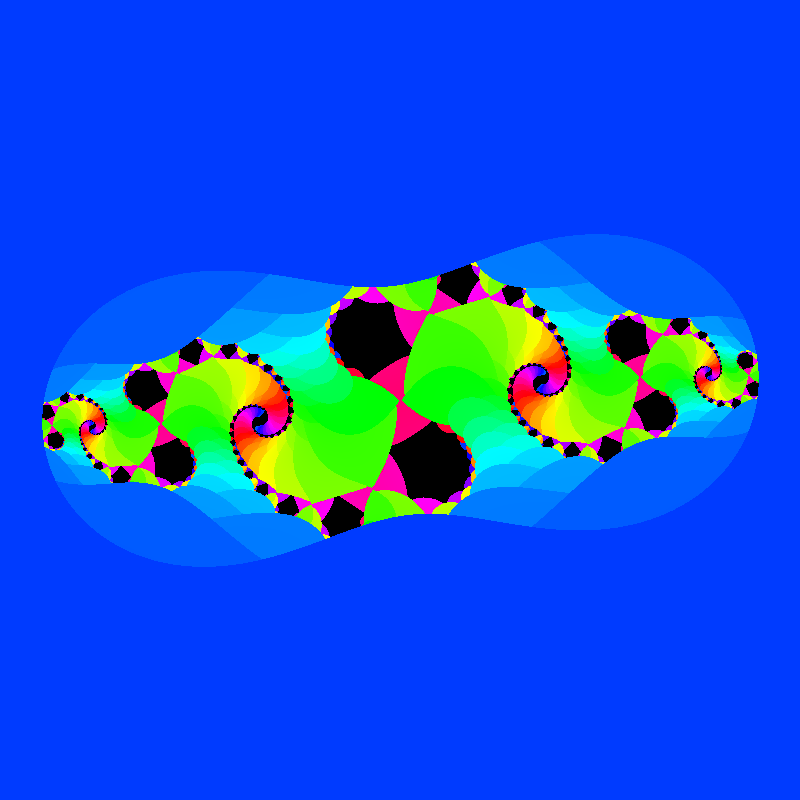
Frame 1 (no input)
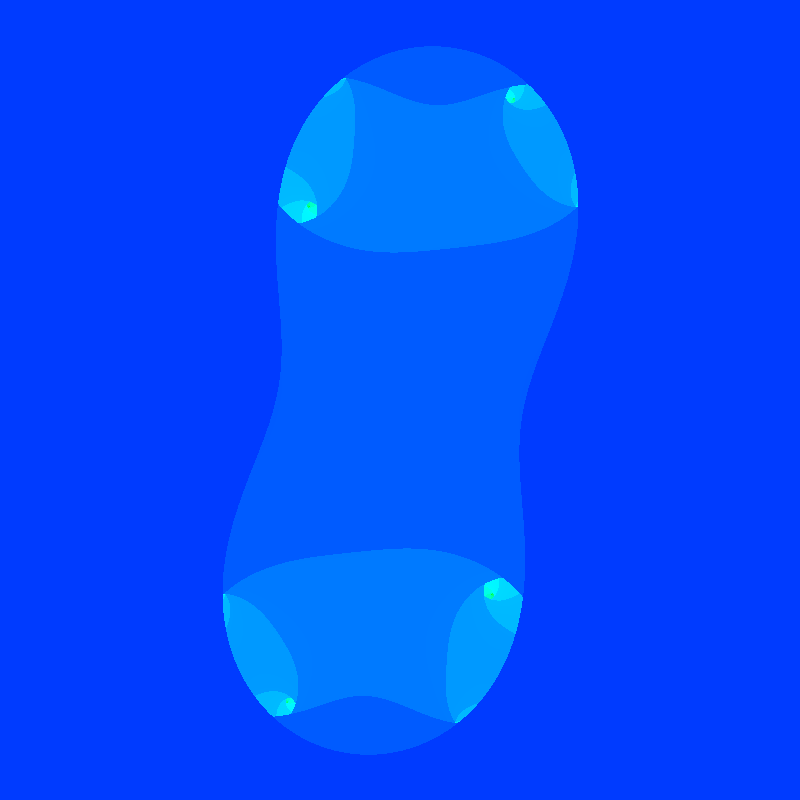
Frame 60 (the mouse pressed at the canvas centre just before this capture)
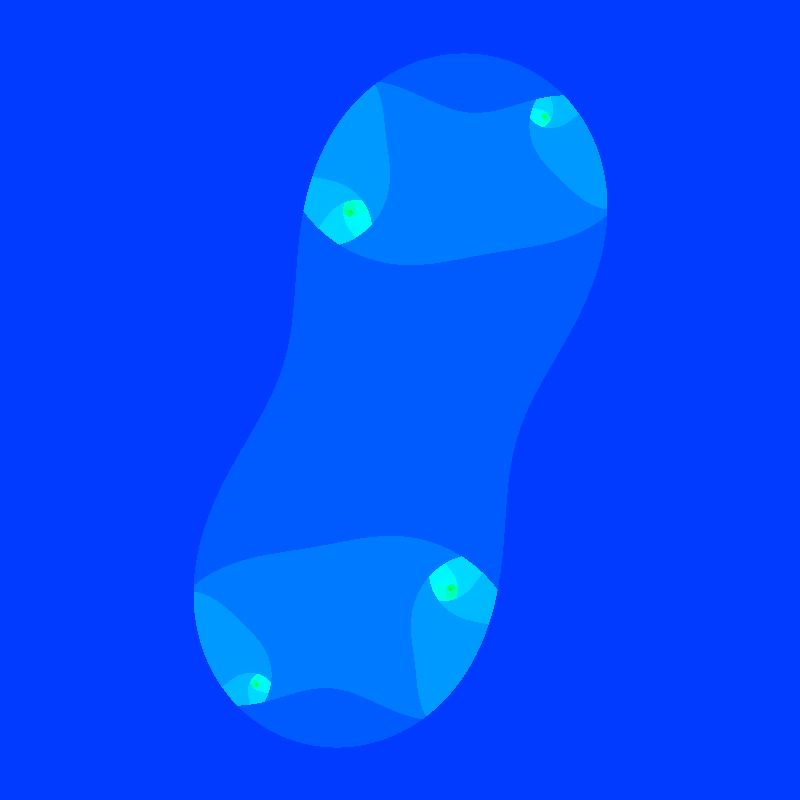
Frame 120 (the mouse held since frame 60 and released just before this capture)

The Processing sketch that drew these frames (run headless with seeded random() and noise(); from frame 60 on, the mouse is pressed at the canvas centre):

// Processing sketch: julia_set
// ── julia_set.pde
float  x_min = -1.5;
float  y_min = -1.5;
float  w = 3;
float  h = 3;
float  dx;
float  dy;
float  c_x = -0.8;
float  c_y = 0.156;
int max_it = 50;
void setup() {
  size(800, 800);
  background(0);
  colorMode(HSB);
  dx = w/width;
  dy = h / height;
}
void draw() {
  loadPixels();
  float  x = x_min;
  for (int i = 0; i < width; i++) {
    float  y = y_min;
    for (int j = 0; j < height; j++) {
      float  compteur = 0;
      float  a = x;
      float  b = y;
      while (compteur < max_it) {
        float  temp = a;
        a = a*a - b*b + c_x;
        b = 2 * temp * b + c_y;
        if (sqrt(a*a + b*b) > 1) {
          compteur += map(compteur, 0, max_it, 0, 2) / (a*a + b*b);
          break;
        }
        compteur ++;
      }
      if (compteur == max_it) {
        pixels[j * width + i] = color(0);
      } else {
        pixels[j * width + i] = color((160 + 255 - map(compteur, 0, max_it, 0, 255))%255, 255, 255);
      }
      y += dy;
    }
    x += dx;
  }
  updatePixels();
  c_x = .7885 * cos(float(frameCount)/200);
  c_y = .7885 * sin(float(frameCount)/200);
  //c_x = map(mouseX, 0, width, -1, 1);
  //c_y = map(mouseY, 0, height, -1, 1);
  //x_min = map(mouseX, 0, width, x_min, x_min + w) - w/(1+speed) * map(mouseX, 0, width, 0, 1);
  //y_min = map(mouseY, 0, height, y_min, y_min + h) - h/(1+speed)* map(mouseY, 0, height, 0, 1);
  //w /= 1+speed;
  //h /= 1+speed;
  //dx = w/width;
  //dy = h/height;
}
